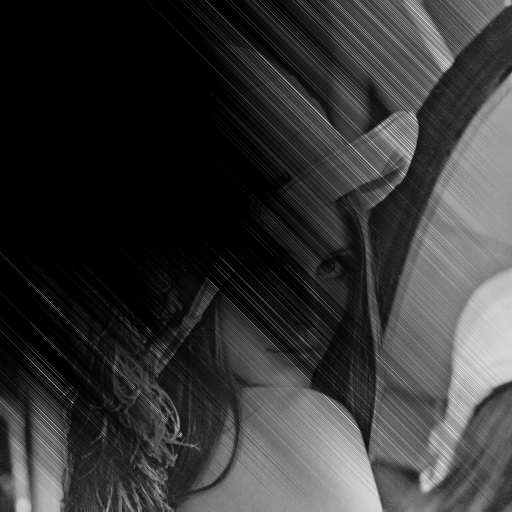
#> input picture Ejercicios en clase/Clase 4 27 08 24 Shifting/shifting diagonal derecha abajo a izquierda arriba.png, 512 x 512 px, given in place of imagen de prueba.png, which was not available
$ python 9._Shifting_aba_a_arr.py
#> lines starting #> are read from the running program, lines starting #| are printed output that depends on the picture
import cv2
import numpy as np

# Lee la imagen
imagen = cv2.imread("imagen de prueba.png")
#> imagen is the input picture: shape (512, 512, 3); min 0, max 229, mean 54.3
if imagen is None:
    print("Error: No se pudo cargar la imagen. Asegúrate de que el archivo está en el directorio correcto.")
else:
    # Convertir la imagen a escala de grises
    gray_image = cv2.cvtColor(imagen, cv2.COLOR_BGR2GRAY)

    # Guardar la matriz de la imagen en escala de grises en un archivo CSV
    np.savetxt('Original_Shifting_aba_a_arr.csv', gray_image, delimiter=',', fmt='%d')
    print("La matriz de la imagen en escala de grises se ha guardado en 'Original_Shifting_aba_a_arr.csv'.")

    gray_copy = gray_image.copy()

    # Recorrer el arreglo de la imagen en escala de grises de abajo hacia arriba
    for i in range(gray_image.shape[0] - 2, -1, -1):  # Inicia desde la penúltima fila y va hacia arriba
        for j in range(gray_image.shape[1]):  # Recorre todas las columnas
            gray_copy[i][j] = gray_copy[i+1][j] / (gray_image[i+1][j] / gray_image[i][j])
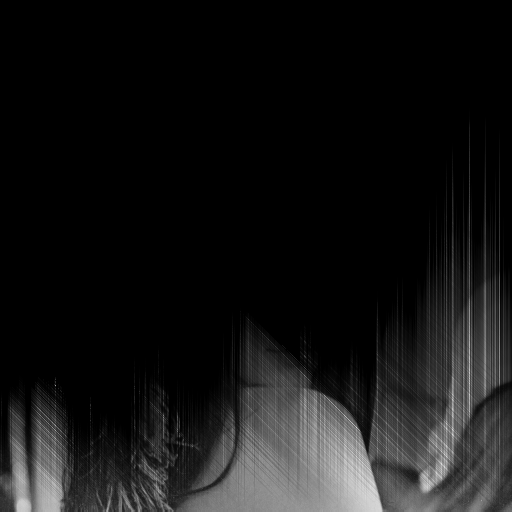
#> gray_copy: shape (512, 512); min 0, max 220, mean 21.2

    np.savetxt('Shifting_aba_a_arr.csv', gray_copy, delimiter=',', fmt='%d')

    # Mostrar la imagen en blanco y negro
    cv2.imshow("Imagen a Blanco y negro", gray_image)
    cv2.imshow("shifting abajo a arriba", gray_copy)
    cv2.waitKey(0)
    cv2.destroyAllWindows()
    cv2.imwrite("shifting abajo a arriba.png", gray_copy)

$ run again, on Ejercicios en clase/Clase 4 27 08 24 Shifting/shifting diagonal izquierda arriba a derecha abajo.png
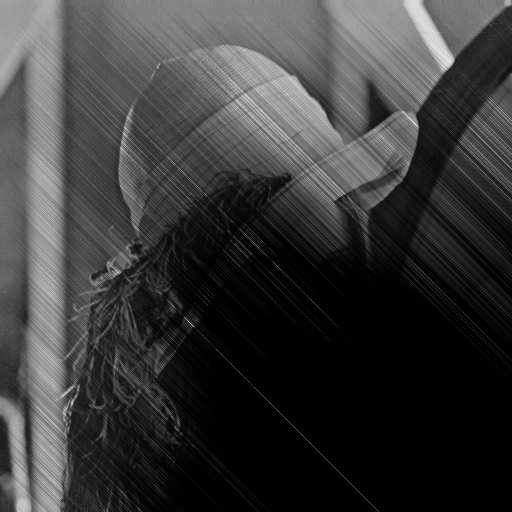
#> input picture Ejercicios en clase/Clase 4 27 08 24 Shifting/shifting diagonal izquierda arriba a derecha abajo.png, 512 x 512 px, given in place of imagen de prueba.png, which was not available
#> imagen is the input picture: shape (512, 512, 3); min 0, max 234, mean 57.3
#> after the loop `for i in range(gray_image.shape[0] - 2, -1, -1):`:
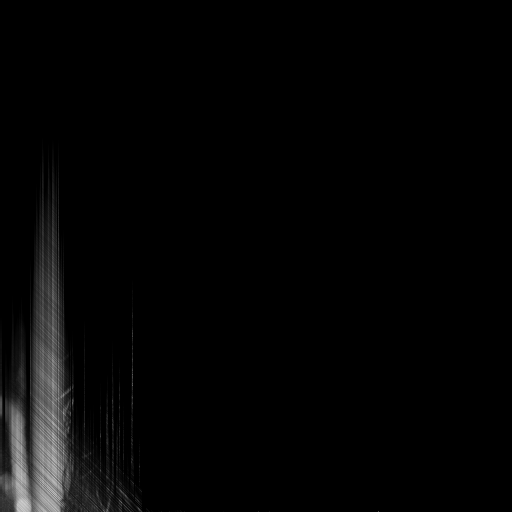
#> gray_copy: shape (512, 512); min 0, max 206, mean 5

$ run again, on Ejercicios en clase/Clase 4 27 08 24 Shifting/shifting izquierda a derecha.png
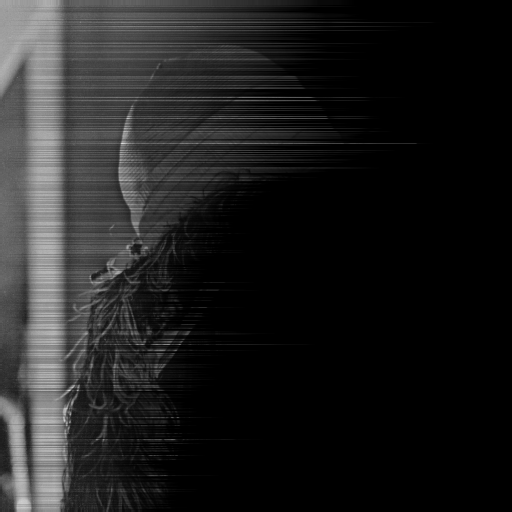
#> input picture Ejercicios en clase/Clase 4 27 08 24 Shifting/shifting izquierda a derecha.png, 512 x 512 px, given in place of imagen de prueba.png, which was not available
#> imagen is the input picture: shape (512, 512, 3); min 0, max 221, mean 31.1
#> after the loop `for i in range(gray_image.shape[0] - 2, -1, -1):`:
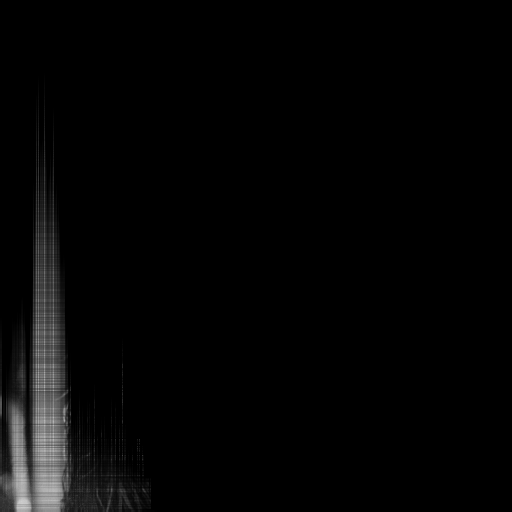
#> gray_copy: shape (512, 512); min 0, max 206, mean 5.2
